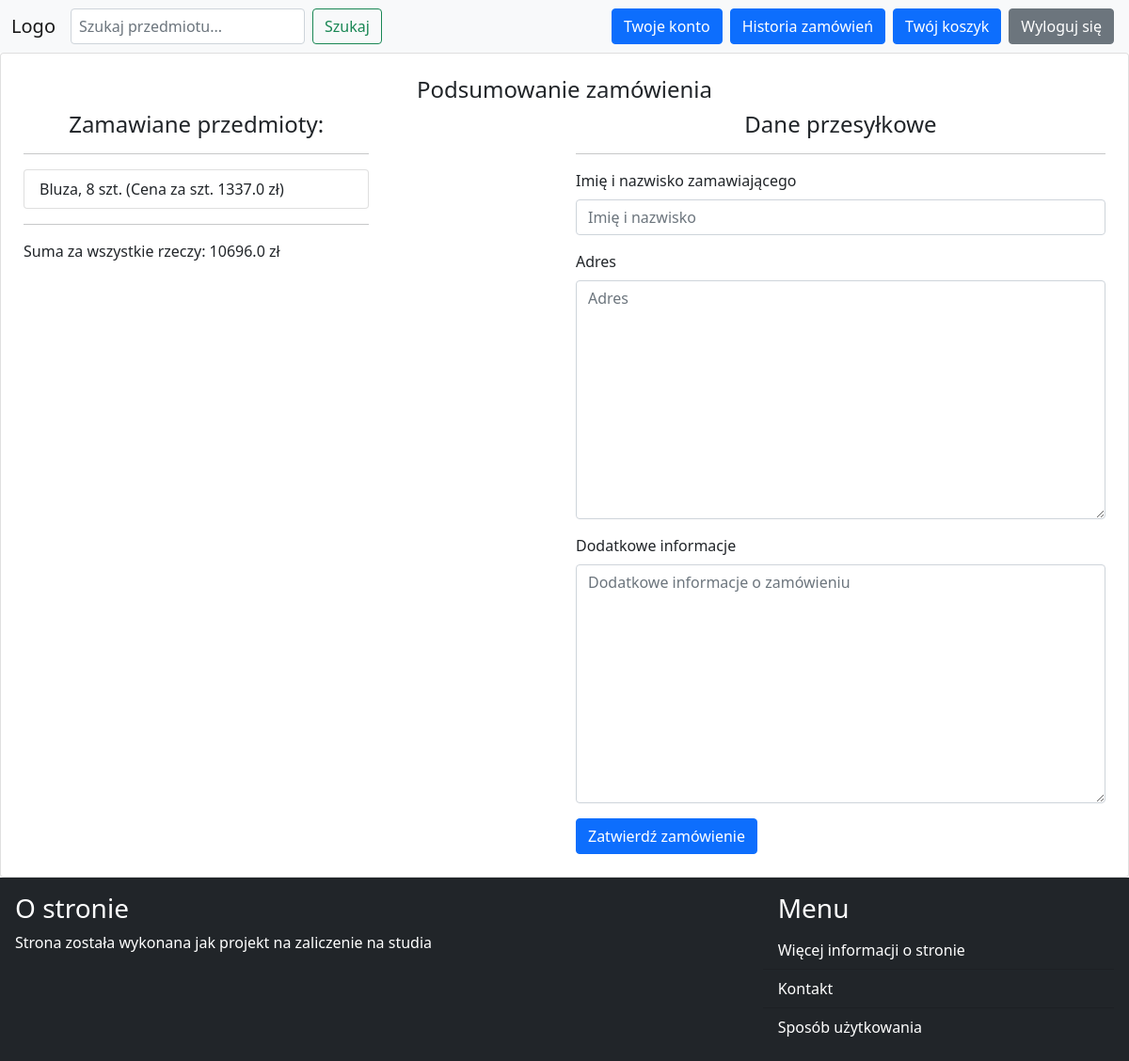
The app's page /order/submit/ (signed in), older data.
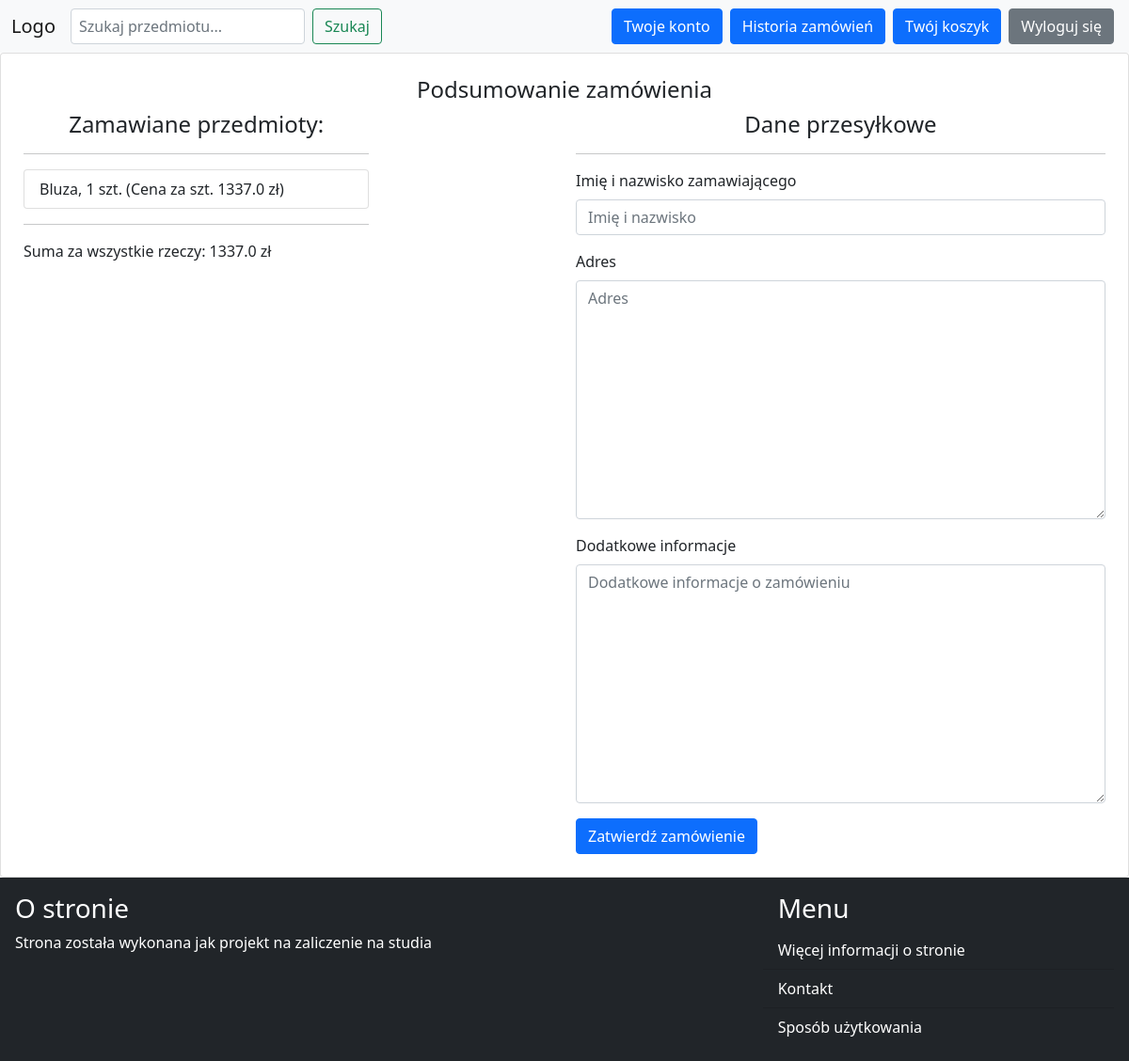
The same page, newer data.
### cart/models.py (models this page shows)
class UserCart(models.Model):
    item = models.ForeignKey(Item, related_name='items', on_delete=models.CASCADE)
    user = models.ForeignKey(User, related_name='user', on_delete=models.CASCADE)
    quantity = models.IntegerField()
    added_at = models.DateTimeField(auto_now_add=True)
    @staticmethod
    def total_sum(items):
        sum = 0
        for item in items:
            sum += (item.item.price * item.quantity)
        return sum

### item/models.py (models this page shows, shortened)
class Item(models.Model):
    category = models.ForeignKey(Category, related_name='items', on_delete=models.CASCADE)
    name = models.CharField(max_length=255)
    description = models.TextField(blank=True, null=True)
    price = models.FloatField()
    image = models.ImageField(upload_to='items_images', blank=True, null=True)
    created_by = models.ForeignKey(User, related_name='items', on_delete=models.CASCADE)
    created_at = models.DateTimeField(auto_now_add=True)
    quantity = models.IntegerField()

### order/views.py (the view)
# urls.py: path('submit/', views.sumbit, name='submit'),
@login_required
def sumbit(request):
    if request.method == 'POST':
        form = OrderUserDataForm(request.POST)
        if form.is_valid():
            order = Order()
            order.user = request.user
            order.save()
            orderUserData = form.save(commit=False)
            orderUserData.order = order
            items = UserCart.objects.filter(user=request.user)
            for item in items:
                itemModel = OrderItem()
                itemModel.price = item.item.price
                itemModel.quantity = item.quantity
                itemModel.item = item.item
                itemModel.order = order
                itemModel.save()
            orderUserData.save()
            delete_from_cart = UserCart.objects.filter(user=request.user)
            for item in delete_from_cart:
                item.item.quantity -= item.quantity
                item.item.save()
                item.delete()
            messages.info(request, 'Zamówienie zostało złożone')
            return redirect('/cart/cart')
    else:
        items = UserCart.objects.all()
        total_sum = UserCart.total_sum(items)
        form = OrderUserDataForm()
    return render(request, 'order/submit.html', {
        'items': items,
        'total_sum': total_sum,
        'form': form
    })

### order/forms.py
class OrderUserDataForm(forms.ModelForm):
    class Meta:
        model = OrderUserData
        fields = ('description', 'name', 'address')
        widgets = {
            'description': forms.Textarea(attrs={
                'placeholder': 'Dodatkowe informacje o zamówieniu',
                'class': class_style
            }),
            'name': forms.TextInput(attrs={
                'placeholder': 'Imię i nazwisko',
                'class': class_style
            }),
            'address': forms.Textarea(attrs={
                'placeholder': 'Adres',
                'class': class_style
            })
        }

### order/templates/order/submit.html (shortened to what this page needs)
{% extends 'core/base.html' %}
{% block content %}
    <div class="card p-4">
        <h4 class="text-center">Podsumowanie zamówienia</h4>
        <div class="row">
            <div class="col-4">
                <h4 class="text-center">Zamawiane przedmioty: </h4>
                <hr>
                {% for item in items %}
                    <ul class="list-group">
                        <li class="list-group-item">{{ item.item.name }}, {{ item.quantity }} szt. (Cena za szt. {{ item.item.price }} zł)</li>
                    </ul>
                {% endfor %}
                <hr>
                <p>Suma za wszystkie rzeczy: {{ total_sum }} zł</p>
            </div>
            <div class="col-2">
            </div>
            <div class="col-6">
                <h4 class="text-center">Dane przesyłkowe</h4>
                <hr>
                <form action="." method="post">
                    <div class="mb-3">
                        <label class="form-label">Imię i nazwisko zamawiającego</label>
                        {{ form.name }}
                    </div>
                    <div class="mb-3">
                        <label class="form-label">Adres</label>
                        {{ form.address }}
                    </div>
                    <div class="mb-3">
                        <label class="form-label">Dodatkowe informacje</label>
                        {{ form.description }}
                    </div>
                    <button typer="submit" class="btn btn-primary">Zatwierdź zamówienie</button>
                </form>
            </div>
        </div>
    </div>
{% endblock %}

Row changes from the older to the newer data that the page shows:
changed UserCart "Bluza": quantity "8" → "1"
Text that changed along with them:
{{ total_sum }}: "10696.0" → "1337.0"
